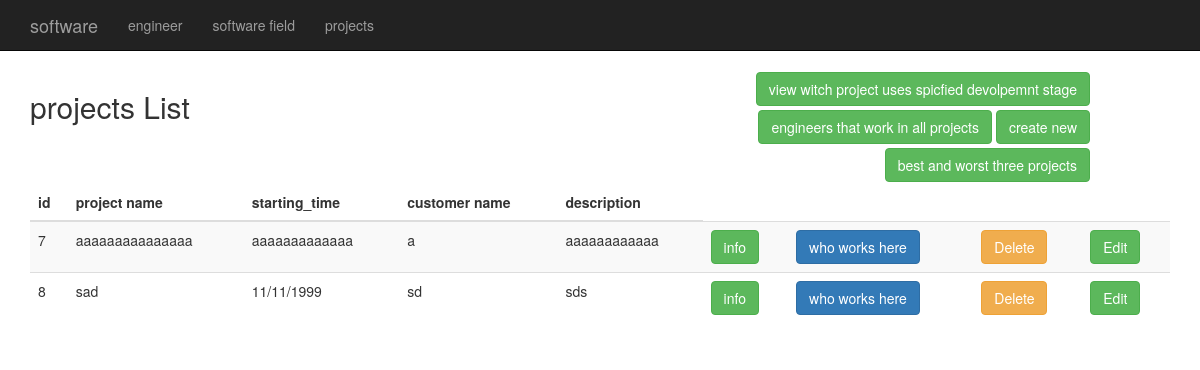
/?module=projects&page=list, run on an earlier commit of the app's database.
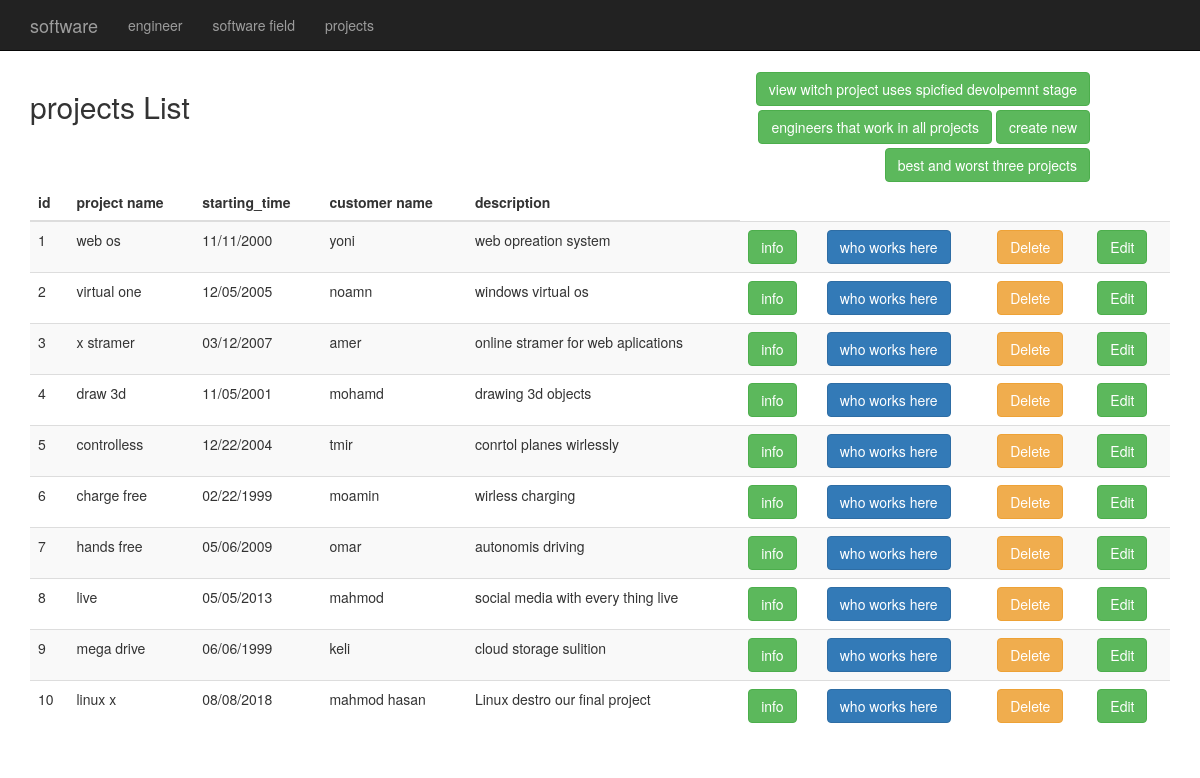
And on a later commit of the database.
### tables this page shows
CREATE TABLE `projects` (
  `project_id` int(60) UNSIGNED NOT NULL,
  `project_name` varchar(30) DEFAULT NULL,
  `starting_time` varchar(20) DEFAULT NULL,
  `customer_name` varchar(40) DEFAULT NULL,
  `taoor` varchar(260) DEFAULT NULL
);

### inc/modules/projects/list.php (the view, shortened to what this page needs)
<?php
$query="SELECT * FROM projects";
$results = mysqli_query($conn, $query);
?>
  <div class="row">
    <div class="col-xs-8" style="width:60%">
      <h2>projects List</h2>
    </div>
    <div class="col-xs-4 btn_wrapper">
    <a href="./?module=projects&page=v_s_s_p">
        <button type="button" class="btn btn-success pull-right">view witch project uses spicfied devolpemnt stage</button>
      </a>
      <a href="./?module=projects&page=create">
        <button type="button" class="btn btn-success pull-right">create new</button>
      </a>
      <a href="./?module=projects&page=allprojects">
        <button type="button" class="btn btn-success pull-right">engineers that work in all projects</button>
      </a>
      <a href="./?module=projects&page=b_w_t_p">
        <button type="button" class="btn btn-success pull-right">best and worst three projects</button>
      </a>
    </div>
    <div class="col-xs-12">
      <?php
if($results){
?>
      <table class="table table-striped">
        <thead>
          <tr>
            <th>id</th>
            <th>project name</th>
            <th>starting_time</th>
            <th>customer name</th>
            <th>description</th>
          </tr>
        </thead>
        <tbody>
          <?php
     while($row=mysqli_fetch_assoc($results)){
?>
            <tr>
              <td>
                <?=$row['project_id'];?>
              </td>
              <td>
                <?=$row['project_name'];?>
              </td>
              <td>
                <?=$row['starting_time'];?>
              </td>
              <td>
                <?=$row['customer_name'];?>
              </td>
              <td>
                <?=$row['taoor']; ?>
              </td>
              <td>
                <a href="./?module=projects&page=info&id=<?php echo $row['project_id'];?>">
                  <button type="button" class="btn btn-success">info</button>
                </a>
              </td>
              <td>
                <a href="./?module=projects&page=whoworkshere&id=<?php echo $row['project_id'];?>">
                  <button type="button" class="btn btn-primary">who works here</button>
                </a>
              </td>
              <td>
                <a href="./?module=projects&page=delete&id=<?php echo $row['project_id'];?>">
                  <button type="button" class="btn btn-warning">Delete</button>
                </a>
              </td>
              <td>
                <a href="./?module=projects&page=update&id=<?php echo $row['project_id'];?>">
                  <button type="button" class="btn btn-success">Edit</button>
                </a>
              </td>
            </tr>
            <?php
     }
     ?>
        </tbody>
      </table>
      <?php
}else{
  include('inc/problem/no_results.php');
}
?>
    </div>
  </div>

What changed in the data, as far as the page shows it:
added projects: project_id "1", project_name "web os", starting_time "11/11/2000", customer_name "yoni", taoor "web opreation system"
added projects: project_id "2", project_name "virtual one", starting_time "12/05/2005", customer_name "noamn", taoor "windows virtual os"
added projects: project_id "3", project_name "x stramer", starting_time "03/12/2007", customer_name "amer", taoor "online stramer for web aplications"
added projects: project_id "4", project_name "draw 3d", starting_time "11/05/2001", customer_name "mohamd", taoor "drawing 3d objects"
added projects: project_id "5", project_name "controlless", starting_time "12/22/2004", customer_name "tmir", taoor "conrtol planes wirlessly"
added projects: project_id "6", project_name "charge free", starting_time "02/22/1999", customer_name "moamin", taoor "wirless charging"
changed projects id 7: project_name "aaaaaaaaaaaaaaa" → "hands free"; starting_time "aaaaaaaaaaaaa" → "05/06/2009"; customer_name "a" → "omar"; taoor "aaaaaaaaaaaa" → "autonomis driving"
changed projects id 8: project_name "sad" → "live"; starting_time "11/11/1999" → "05/05/2013"; customer_name "sd" → "mahmod"; taoor "sds" → "social media with every thing live"
added projects: project_id "9", project_name "mega drive", starting_time "06/06/1999", customer_name "keli", taoor "cloud storage sulition"
added projects: project_id "10", project_name "linux x", starting_time "08/08/2018", customer_name "mahmod hasan", taoor "Linux destro our final project"
